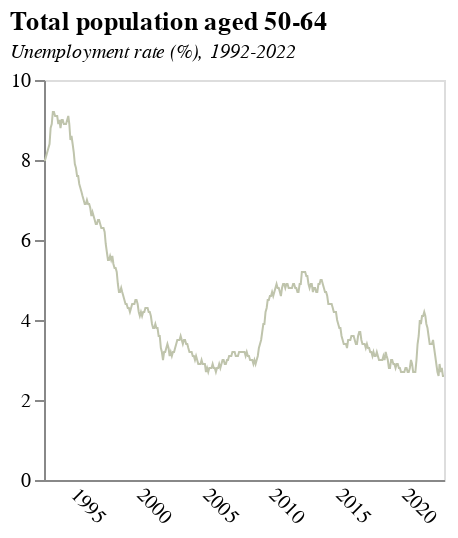

Specify this chart in Vega-Lite:
### Vega-Lite specification from a JSON file in a GitHub repository (floating-point values rounded to 4 significant figures; data arrays with more than 128 entries replaced by an {"elided": "..."} marker saying what was removed)
{"$schema": "https://vega.github.io/schema/vega-lite/v5.json", "title": {"text": "Total population aged 50-64 ", "subtitle": "Unemployment rate (%), 1992-2022 ", "subtitleFontStyle": "italic", "subtitleFontSize": 10, "anchor": "start", "color": "black"}, "data": {"values": {"elided": "364 records"}}, "height": 200, "width": 200, "mark": {"type": "line", "strokeWidth": 1, "color": "#BFC4AC"}, "encoding": {"x": {"field": "date", "type": "temporal", "axis": {"title": "", "grid": false, "ticks": false, "labelAngle": 45}}, "y": {"field": "value", "type": "quantitative", "axis": {"title": "", "grid": false}}}}
